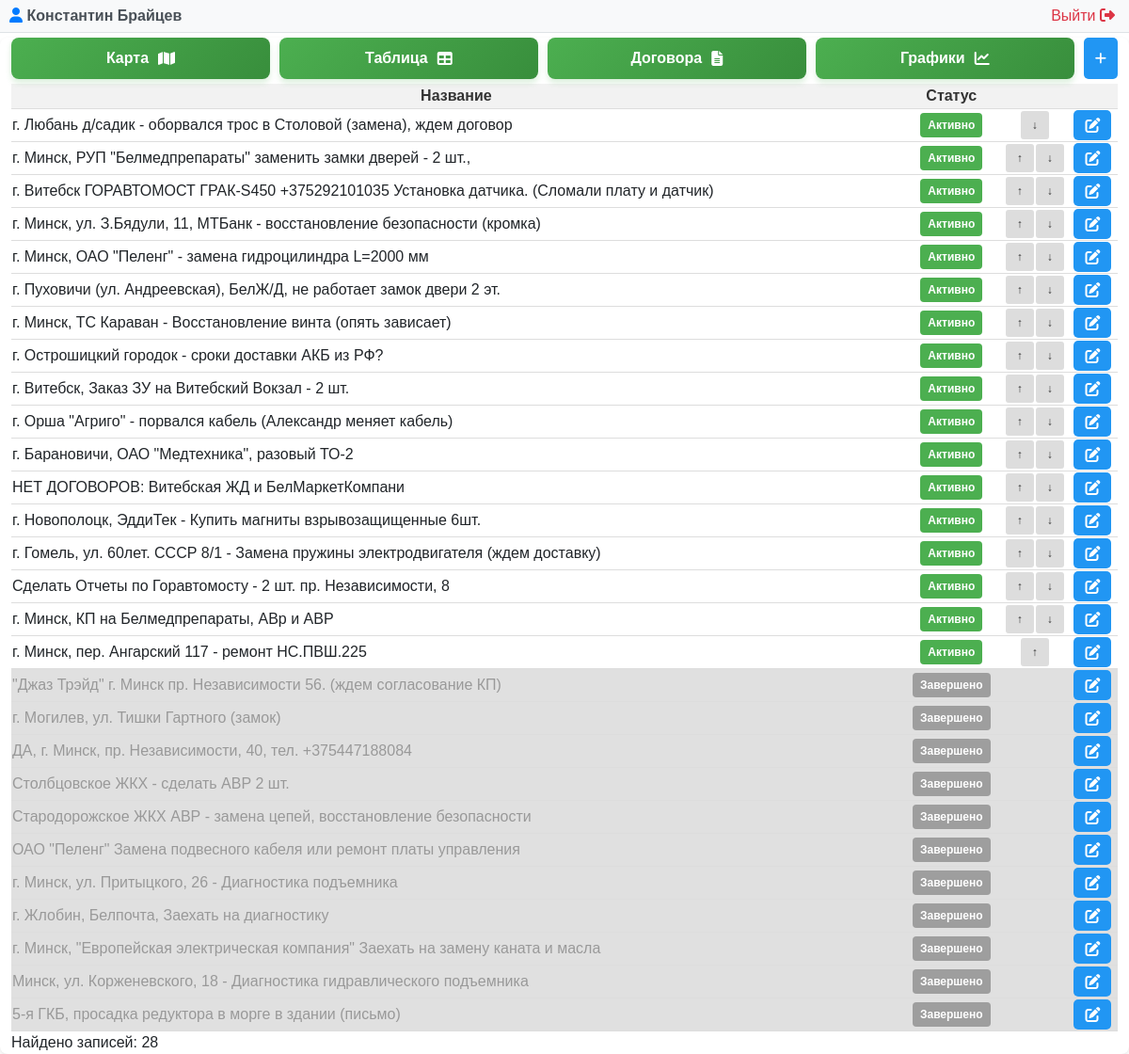
Before: /problem.php (signed in) with the older database file.
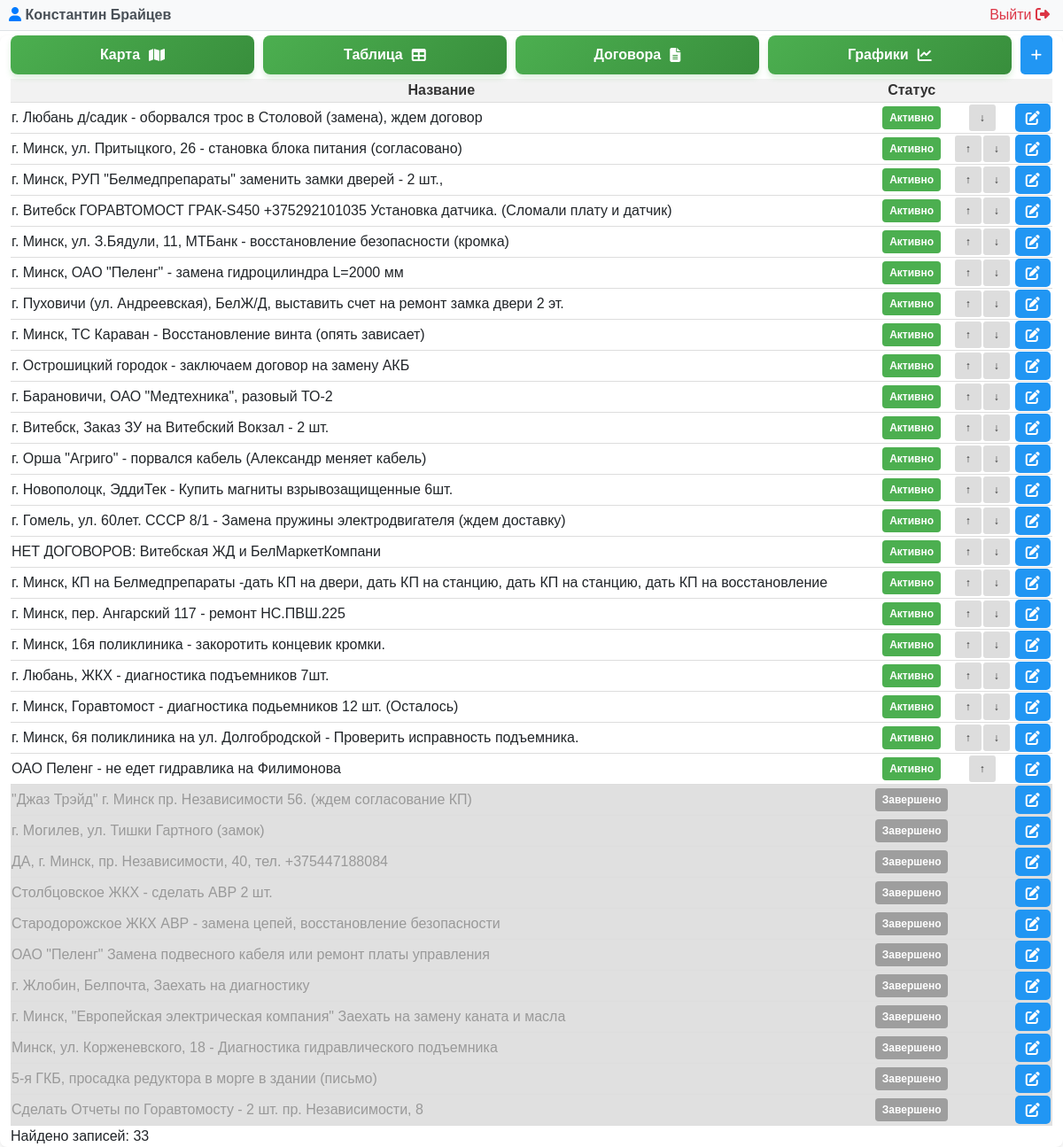
After: the same page with the newer database file.
### tables this page shows
CREATE TABLE "LIFTEH_problem" ("id" integer NOT NULL PRIMARY KEY AUTOINCREMENT, "name" varchar(255) NOT NULL, "created_date" DATETIME DEFAULT CURRENT_TIMESTAMP, "is_completed" bool NOT NULL, "user_id" integer NOT NULL REFERENCES "auth_user" ("id") DEFERRABLE INITIALLY DEFERRED, priority INTEGER);

### problem.php (called while the page is built, shortened)
<?php
require __DIR__ . '/modules/problem/problem.php';

### modules/auth/auth.php (called while the page is built, shortened)
<?php
function getCurrentUser() {
    try {
        $pdo = new PDO("sqlite:" . DB_PATH);
        $pdo->setAttribute(PDO::ATTR_ERRMODE, PDO::ERRMODE_EXCEPTION);
        $stmt = $pdo->prepare("SELECT id, username, email, first_name, last_name, is_superuser, is_active FROM auth_user WHERE id = ?");
        $stmt->execute([$_SESSION['user_id']]);
        return $stmt->fetch(PDO::FETCH_ASSOC);
    } catch (PDOException $e) {
        error_log("Ошибка получения пользователя: " . $e->getMessage());
        return null;
    }
}
?>

### modules/problem/problem.php (the view, shortened to what this page needs)
<?php
require_once __DIR__ . '/../../modules/auth/auth.php';
$currentUser = getCurrentUser();
$isSuperAdmin = ($currentUser['is_superuser'] ?? 0) == 1;
try {
    $db = new PDO('sqlite:' . DB_PATH);
    $db->setAttribute(PDO::ATTR_ERRMODE, PDO::ERRMODE_EXCEPTION);
} catch(PDOException $e) {
    die("Ошибка подключения к БД: " . $e->getMessage());
}
$db->exec("CREATE TABLE IF NOT EXISTS LIFTEH_problem (
    id INTEGER PRIMARY KEY AUTOINCREMENT,
    name TEXT NOT NULL,
    created_date DATETIME DEFAULT CURRENT_TIMESTAMP,
    is_completed INTEGER DEFAULT 0,
    user_id INTEGER,
    priority INTEGER DEFAULT 0
)");
$stmt = $db->query("SELECT * FROM LIFTEH_problem WHERE is_completed != 2 ORDER BY is_completed, priority ASC");
$problems = $stmt->fetchAll(PDO::FETCH_ASSOC);
?>
<!DOCTYPE html>
<html lang="ru">
<?php $pageTitle = 'Управление проблемами'; include __DIR__ . '/../../includes/header.php'; ?>
<body>
<?php include __DIR__ . '/../../modules/admin/user_panel.php'; ?>
    <div class="container">
        <div class="controls">
            <div class="button-group">
                <a href="/map.php" class="map-button">
                    <span class="button-text">Карта</span>
                    <i class="fas fa-map"></i>
                </a>
                <a href="/index.php" class="map-button">
                    <span class="button-text">Таблица</span>
                    <i class="fas fa-table"></i>
                </a>
                <?php if ($isSuperAdmin): ?>
                <a href="/dogovor.php" class="map-button">
                    <span class="button-text">Договора</span>
                    <i class="fas fa-file-alt"></i>
                </a>
                <a href="/charts.php" class="map-button">
                    <span class="button-text">Графики</span>
                    <i class="fas fa-chart-line"></i>
                </a>
                <?php endif; ?>
                <button class="btn btn-primary" onclick="openAddModal()">
                    <i class="fas fa-plus"></i>
                </button>
            </div>
        </div>
        <table id="problemTable">
            <thead>
                <tr>
                    <th>Название</th>
                    <th>Статус</th>
                    <th></th>
                    <th></th>
                </tr>
            </thead>
            <tbody>
                <?php foreach ($problems as $problem): ?>
                <tr class="<?php if ($problem['is_completed'] == 2) echo 'deleted';
                                else if ($problem['is_completed'] == 1) echo 'completed';
                                ?>" id="row-<?= $problem['id'] ?>">
                    <td style="text-align: left;"><?= htmlspecialchars($problem['name']) ?></td>
                    <td>
                        <form method="POST" style="display: inline;" onsubmit="return toggleComplete(event, this)">
                            <button type="submit" class="status-badge <?= $problem['is_completed'] ? 'status-completed' : 'status-active' ?>">
                                <?= $problem['is_completed'] ? 'Завершено' : 'Активно' ?>
                            </button>
                        </form>
                    </td>
                    <td style="width: 70px;">
                      <div class="priority-buttons">
                        <?php
                        $minMax = $db->query("SELECT MIN(priority) as min_priority, MAX(priority) as max_priority
                                                    FROM LIFTEH_problem
                                                    WHERE is_completed = 0")->fetch(PDO::FETCH_ASSOC);
                        $minPriority = $minMax['min_priority'];
                        $maxPriority = $minMax['max_priority'];
                        ?>
                        <?php if ($problem['is_completed'] == 0): ?>
                            <?php if ($problem['priority'] > $minPriority): ?>
                                <form method="POST" style="display: inline;" onsubmit="return movePriority(event, this)">
                                    <button type="submit" class="priority-btn" title="Повысить приоритет">↑</button>
                                </form>
                            <?php endif; ?>
                            <?php if ($problem['priority'] < $maxPriority): ?>
                                <form method="POST" style="display: inline;" onsubmit="return movePriority(event, this)">
                                    <button type="submit" class="priority-btn" title="Понизить приоритет">↓</button>
                                </form>
                            <?php endif; ?>
                        <?php else: ?> <span class="priority-disabled"></span> <?php endif; ?>
                      </div>
                    </td>
                    <td class="actions">
                        <button class="btn edit-btn" onclick="openEditModal(<?= $problem['id'] ?>)">
                            <i class="fas fa-edit"></i>
                        </button>
                    </td>
                </tr>
                <?php endforeach; ?>
            </tbody>
        </table>
        <div class="count">Найдено записей: <?= count($problems); ?></div>
    </div>
</body>
</html>

### includes/header.php (shortened to what this page needs)
<head>
    <link href="https://cdn.jsdelivr.net/npm/bootstrap@5.1.3/dist/css/bootstrap.min.css" rel="stylesheet">
    <link rel="stylesheet" href="https://cdnjs.cloudflare.com/ajax/libs/font-awesome/6.4.0/css/all.min.css">
    <?php
    $currentPage = parse_url($_SERVER['REQUEST_URI'], PHP_URL_PATH);
    $currentPage = rtrim($currentPage, '/');
    ?>
    <?php if ($currentPage == '/problem.php'): ?>
        <link rel="stylesheet" href="/assets/css/problem_styles.css">
        <link rel="stylesheet" href="/assets/css/modal-styles.css">
    <?php endif; ?>
</head>

### modules/admin/user_panel.php (shortened to what this page needs)
<div class="user-panel">
    <div class="user-info">
        <span class="user-name">
            <i class="fas fa-user"></i>
            <?php echo htmlspecialchars($currentUser['first_name'] ?? ''); ?>
            <?php echo htmlspecialchars($currentUser['last_name'] ?? ''); ?>
        </span>
        <a href="/modules/auth/logout.php" class="logout-btn">
          Выйти <i class="fas fa-sign-out-alt"></i>
        </a>
    </div>
</div>

### assets/css/problem_styles.css (style rules this page uses)
body { font-family: Arial, sans-serif; }
.container { max-width: 1400px; margin: 0 auto; background-color: white; border-radius: 8px; box-shadow: 0 2px 4px rgba(0, 0, 0, 0.1); }
.btn { margin: 0px !important; padding: 8px 12px !important; border-radius: 5px !important; }
.button-group { flex-wrap: wrap; margin-top: 5px; display: flex; gap: 10px; }
.map-button, .refresh-button { flex: 1; padding: 10px 10px; border-radius: 8px; text-decoration: none; display: flex; align-items: center; justify-content: center; gap: 10px; font-weight: bold; font-size: 16px; transition: all 0.3s ease; text-align: center; }
.map-button { background: linear-gradient(135deg, #4CAF50 0%, #388E3C 100%); color: white; box-shadow: 0 4px 6px rgba(76, 175, 80, 0.2); }
table { width: 100%; border-collapse: collapse; margin-top: 5px; }
th, td { text-align: center; border-bottom: 1px solid #ddd; }
th { background-color: #f2f2f2; font-weight: bold; color: #333; }
.btn { display: inline-block; padding: 8px 16px; background-color: #4CAF50; color: white; border: none; border-radius: 4px; cursor: pointer; font-size: 14px; text-decoration: none; margin-right: 5px; transition: opacity 0.3s; }
.btn-primary { background-color: #2196F3; }
.completed { background-color: #e0e0e0; color: #999; }
.completed td { color: #999; }
.actions { white-space: nowrap; }
.priority-buttons { display: inline-flex; gap: 2px; }
.priority-btn { width: 30px; height: 30px; padding: 4px 8px; font-size: 12px; background-color: #ddd; color: #333; border: none; border-radius: 3px; cursor: pointer; }
.status-badge { padding: 4px 8px; border-radius: 4px; font-size: 12px; font-weight: bold; border: none; cursor: pointer; }
.status-active { background-color: #4CAF50; color: white; }
.status-completed { background-color: #9e9e9e; color: white; }

### assets/css/modal-styles.css (style rules this page uses)
.edit-btn, .cancel-btn, .save-btn { flex: 1; color: white; border: none; padding: 10px 10px; border-radius: 5px; cursor: pointer; font-size: 16px; display: inline-flex; align-items: center; gap: 5px; transition: all 0.2s; font-family: inherit; justify-content: center; }
.edit-btn { background-color: #2196F3; }

### modules/admin/user_panel.php (style rules this page uses)
.user-panel { background-color: #f8f9fa; padding: 5px 10px; border-bottom: 1px solid #dee2e6; margin-bottom: 0px; }
.user-info { max-width: 1200px; margin: 0 auto; display: flex; justify-content: space-between; align-items: center; }
.user-name { font-weight: bold; color: #495057; }
.user-name i { color: #007bff; }
.logout-btn { color: #dc3545; text-decoration: none; border-radius: 4px; transition: background-color 0.3s; }
.logout-btn i { margin-right: 5px; }

Changed rows visible on the page:
changed lifteh_problem: name "г. Минск, ул. Притыцкого, 26 - Диагностика подъемника" → "г. Минск, ул. Притыцкого, 26 - становка блока питания (согласовано)"; is_completed "Завершено" → "Активно ↑ ↓"; moves up the list
changed lifteh_problem: name "г. Пуховичи (ул. Андреевская), БелЖ/Д, не работает замок двери 2 эт." → "г. Пуховичи (ул. Андреевская), БелЖ/Д, выставить счет на ремонт замка двери 2 эт."
changed lifteh_problem: name "г. Острошицкий городок - сроки доставки АКБ из РФ?" → "г. Острошицкий городок - заключаем договор на замену АКБ"
changed lifteh_problem "г. Барановичи, ОАО \"Медтехника\", разовый ТО-2": moves up the list
changed lifteh_problem "НЕТ ДОГОВОРОВ: Витебская ЖД и БелМаркетКомпани": moves down the list
changed lifteh_problem: name "г. Минск, КП на Белмедпрепараты, АВр и АВР" → "г. Минск, КП на Белмедпрепараты -дать КП на двери, дать КП на станцию, дать КП на станцию, дать КП на восстановление"
shown differently, row unchanged: lifteh_problem "г. Минск, пер. Ангарский 117 - ремонт НС.ПВШ.225": now shows "↓"
added lifteh_problem: name "г. Минск, 16я поликлиника - закоротить концевик кромки.", is_completed "Активно"
added lifteh_problem: name "г. Любань, ЖКХ - диагностика подъемников 7шт.", is_completed "Активно"
added lifteh_problem: name "г. Минск, Горавтомост - диагностика подьемников 12 шт. (Осталось)", is_completed "Активно"
added lifteh_problem: name "г. Минск, 6я поликлиника на ул. Долгобродской - Проверить исправность подъемника.", is_completed "Активно"
added lifteh_problem: name "ОАО Пеленг - не едет гидравлика на Филимонова", is_completed "Активно"
changed lifteh_problem "Сделать Отчеты по Горавтомосту - 2 шт. пр. Независимости, 8": is_completed "Активно ↑ ↓" → "Завершено"; moves down the list
Other visible differences:
count($problems): "28" → "33"
